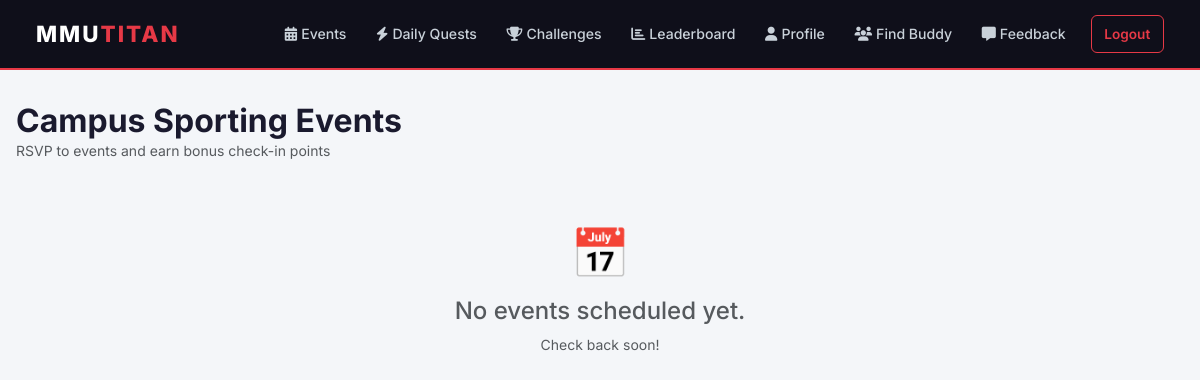
The app's page /events (signed in), older data.
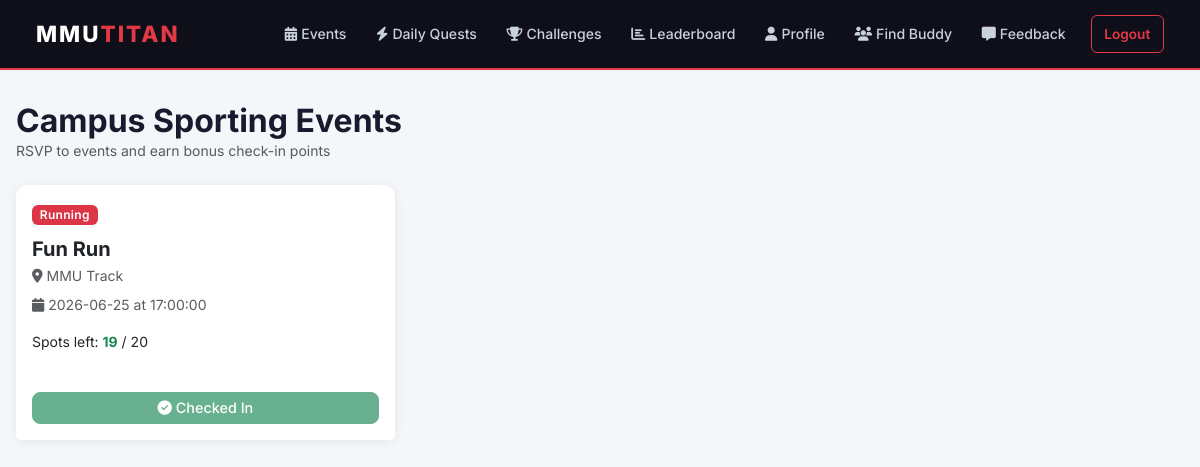
The same page, newer data.
### mmutitan/models.py (models this page shows)
class Event(db.Model):
    id = db.Column(db.Integer, primary_key=True)
    name = db.Column(db.String(100), nullable=False)
    venue = db.Column(db.String(100), nullable=False)
    sport_type = db.Column(db.String(50), nullable=False)
    date = db.Column(db.Date, nullable=False)
    time = db.Column(db.Time, nullable=False)
    max_capacity = db.Column(db.Integer, nullable=False)
    rsvps = db.relationship('RSVP', backref='event_ref', lazy=True, cascade="all, delete-orphan")

### mmutitan/app.py (the view)
    @app.route('/events')
    @login_required
    def list_events():
        events = Event.query.all()
        user_rsvps = {rsvp.event_id: rsvp for rsvp in
                      RSVP.query.filter_by(user_id=current_user.id).all()}
        spots_left = {}
        for event in events:
            confirmed_count = RSVP.query.filter_by(
                event_id=event.id, waitlisted=False).count()
            spots_left[event.id] = event.max_capacity - confirmed_count
        return render_template('events.html', events=events,
                               user_rsvps=user_rsvps, spots_left=spots_left)

### mmutitan/models.py (called while the page is built)
@login_manager.user_loader
def load_user(user_id):
    return User.query.get(int(user_id))

### mmutitan/templates/events.html (shortened to what this page needs)
{% extends "base.html" %}
{% block content %}
<div class="mb-4">
    <h2 class="fw-bold mb-0">Campus Sporting Events</h2>
    <p class="text-muted small">RSVP to events and earn bonus check-in points</p>
</div>
<div class="row g-3">
    {% for event in events %}
    <div class="col-md-4">
        <div class="card h-100">
            <div class="card-body">
                <span class="badge bg-danger mb-2">{{ event.sport_type }}</span>
                <h5 class="fw-bold mt-1 mb-1">{{ event.name }}</h5>
                <p class="text-muted small mb-2">
                    <i class="fa fa-map-marker-alt me-1"></i>{{ event.venue }}
                </p>
                <p class="text-muted small mb-3">
                    <i class="fa fa-calendar me-1"></i>{{ event.date }} at {{ event.time }}
                </p>
                {% if spots_left[event.id] > 0 %}
                <p class="small mb-3">
                    Spots left: <span class="fw-bold text-success">{{ spots_left[event.id] }}</span>
                    / {{ event.max_capacity }}
                </p>
                {% else %}
                <p class="small text-danger fw-bold mb-3">Event Full</p>
                {% endif %}
            </div>
            <div class="card-footer bg-white border-0 pb-3">
                {% set my_rsvp = user_rsvps.get(event.id) %}
                {% if my_rsvp %}
                    {% if my_rsvp.waitlisted %}
                    <div class="alert alert-warning py-1 small text-center mb-2">You are on the Waitlist</div>
                    <form action="{{ url_for('cancel_rsvp', event_id=event.id) }}" method="POST">
                        <button type="submit" class="btn btn-outline-danger w-100 btn-sm">Leave Waitlist</button>
                    </form>
                    {% elif my_rsvp.checked_in %}
                    <button class="btn btn-success w-100 btn-sm" disabled>
                        <i class="fa fa-check-circle me-1"></i>Checked In
                    </button>
                    {% endif %}
                {% elif spots_left[event.id] <= 0 %}
                <form action="{{ url_for('rsvp', event_id=event.id) }}" method="POST">
                    <button type="submit" class="btn btn-warning w-100 btn-sm fw-bold">
                        <i class="fa fa-list me-1"></i>Join Waitlist
                    </button>
                </form>
                {% else %}
                <form action="{{ url_for('rsvp', event_id=event.id) }}" method="POST">
                    <button type="submit" class="btn btn-success w-100 btn-sm fw-bold">
                        <i class="fa fa-calendar-check me-1"></i>RSVP Now
                    </button>
                </form>
                {% endif %}
            </div>
        </div>
    </div>
    {% else %}
    <div class="col-12 text-center mt-5">
        <div style="font-size:3rem;">📅</div>
        <h4 class="text-muted mt-2">No events scheduled yet.</h4>
        <p class="text-muted small">Check back soon!</p>
    </div>
    {% endfor %}
</div>
{% endblock %}

### mmutitan/templates/base.html (shortened to what this page needs)
<!DOCTYPE html>
<html lang="en">
<head>
    <link href="https://cdn.jsdelivr.net/npm/bootstrap@5.3.0/dist/css/bootstrap.min.css" rel="stylesheet">
    <link rel="stylesheet" href="https://cdnjs.cloudflare.com/ajax/libs/font-awesome/6.4.0/css/all.min.css">
</head>
<body>
<nav class="navbar navbar-expand-lg">
    <div class="container-fluid">
        <a class="navbar-brand" href="{{ url_for('home') }}">MMU<span>TITAN</span></a>
        <div class="collapse navbar-collapse" id="navbarNav">
            <div class="navbar-nav ms-auto align-items-center gap-1">
                {% if current_user.is_authenticated %}
                    <a class="nav-link" href="{{ url_for('list_events') }}">
                        <i class="fa fa-calendar-alt me-1"></i>Events
                    </a>
                    <a class="nav-link" href="{{ url_for('daily_tasks') }}">
                        <i class="fa fa-bolt me-1"></i>Daily Quests
                    </a>
                    <a class="nav-link" href="{{ url_for('student_challenges') }}">
                        <i class="fa fa-trophy me-1"></i>Challenges
                    </a>
                    <a class="nav-link" href="{{ url_for('leaderboard') }}">
                        <i class="fa fa-chart-bar me-1"></i>Leaderboard
                    </a>
                    <a class="nav-link" href="{{ url_for('profile') }}">
                        <i class="fa fa-user me-1"></i>Profile
                    </a>
                    <a class="nav-link" href="{{ url_for('buddy_finder') }}">
                        <i class="fa fa-users me-1"></i>Find Buddy
                    </a>
                    <a class="nav-link" href="{{ url_for('submit_feedback') }}">
                        <i class="fa fa-comment-alt me-1"></i>Feedback
                    </a>
                    <a class="nav-link btn-logout ms-2" href="{{ url_for('logout') }}">Logout</a>
                {% else %}
                    <a class="nav-link" href="{{ url_for('login') }}">Login</a>
                    <a class="btn btn-danger btn-sm ms-2" href="{{ url_for('register') }}">Join Now</a>
                {% endif %}
            </div>
        </div>
    </div>
</nav>
<div class="container page-wrapper">
    {% block content %}{% endblock %}
</div>
</body>
</html>

### mmutitan/templates/base.html (style rules this page uses)
body { font-family: 'Inter', sans-serif; background-color: #f4f6f9; color: #1a1a2e; }
.navbar { background-color: #0f0f1a !important; border-bottom: 2px solid #e63946; padding: 0.75rem 1.5rem; }
.navbar-brand { font-size: 1.4rem; font-weight: 800; letter-spacing: 2px; color: #ffffff !important; }
.navbar-brand span { color: #e63946; }
.nav-link { color: #c9d1d9 !important; font-weight: 500; font-size: 0.88rem; padding: 0.5rem 0.8rem !important; border-radius: 6px; transition: background 0.2s, color 0.2s; }
.btn-logout { background: transparent; border: 1px solid #e63946; color: #e63946 !important; font-size: 0.85rem; padding: 0.35rem 0.9rem; border-radius: 6px; font-weight: 600; transition: all 0.2s; }
.card { border: none; border-radius: 12px; box-shadow: 0 2px 12px rgba(0,0,0,0.07); }
.btn { border-radius: 8px; font-weight: 500; font-size: 0.9rem; }
.badge { font-weight: 600; letter-spacing: 0.3px; border-radius: 6px; font-size: 0.75rem; }
.page-wrapper { max-width: 1200px; margin: 0 auto; padding: 2rem 1rem; }

Row changes from the older to the newer data that the page shows:
added Event: sport_type "Running", name "Fun Run", venue "MMU Track", date "2026-06-25", time "17:00:00", spots_left "19", max_capacity "20"
Text that changed along with them:
text no longer shown: "📅 No events scheduled yet. Check back soon!"
